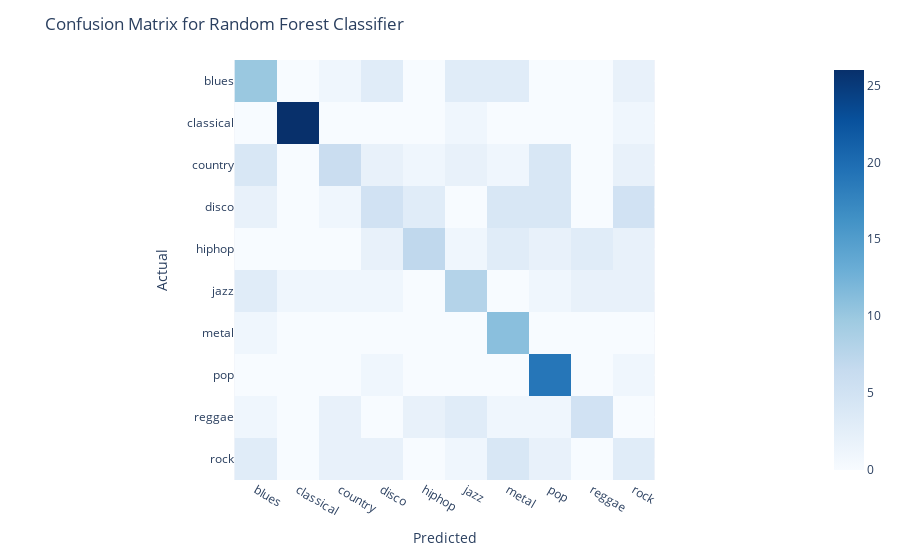

Notebook source saved alongside this figure:
### Code cell
def plot_confusion_matrix(cm, classes=list(labels_to_int), title='Confusion matrix', cmap=ex.colors.sequential.Blues):
    """
    This function prints and plots the confusion matrix.
    """
    fig = ex.imshow(cm, x=classes, y=classes, color_continuous_scale=cmap)
    fig.update_layout(title=title, xaxis_title="Predicted", yaxis_title="Actual")
    fig.show()

plot_confusion_matrix(rf_confusion_matrix, title="Confusion Matrix for Random Forest Classifier")

### Figure 1 — Plotly figure (JSON) as saved in the notebook; plotly's stock layout.template omitted (floating-point values rounded to 4 significant figures)
{"data": [{"coloraxis": "coloraxis", "hovertemplate": "x: %{x}<br>y: %{y}<br>color: %{z}<extra></extra>", "name": "0", "type": "heatmap", "x": ["blues", "classical", "country", "disco", "hiphop", "jazz", "metal", "pop", "reggae", "rock"], "xaxis": "x", "y": ["blues", "classical", "country", "disco", "hiphop", "jazz", "metal", "pop", "reggae", "rock"], "yaxis": "y", "z": [[10, 0, 1, 3, 0, 3, 3, 0, 0, 2], [0, 26, 0, 0, 0, 1, 0, 0, 0, 1], [4, 0, 6, 2, 1, 2, 1, 4, 0, 2], [2, 0, 1, 5, 3, 0, 4, 4, 0, 5], [0, 0, 0, 2, 7, 1, 3, 2, 3, 2], [3, 1, 1, 1, 0, 8, 0, 1, 2, 2], [1, 0, 0, 0, 0, 0, 11, 0, 0, 0], [0, 0, 0, 1, 0, 0, 0, 19, 0, 1], [1, 0, 2, 0, 2, 3, 1, 1, 5, 0], [3, 0, 2, 2, 0, 1, 4, 2, 0, 3]]}], "layout": {"coloraxis": {"colorscale": [[0, "rgb(247,251,255)"], [0.125, "rgb(222,235,247)"], [0.25, "rgb(198,219,239)"], [0.375, "rgb(158,202,225)"], [0.5, "rgb(107,174,214)"], [0.625, "rgb(66,146,198)"], [0.75, "rgb(33,113,181)"], [0.875, "rgb(8,81,156)"], [1, "rgb(8,48,107)"]]}, "margin": {"t": 60}, "title": {"text": "Confusion Matrix for Random Forest Classifier"}, "xaxis": {"anchor": "y", "constrain": "domain", "domain": [0, 1], "scaleanchor": "y", "title": {"text": "Predicted"}}, "yaxis": {"anchor": "x", "autorange": "reversed", "constrain": "domain", "domain": [0, 1], "title": {"text": "Actual"}}}}
